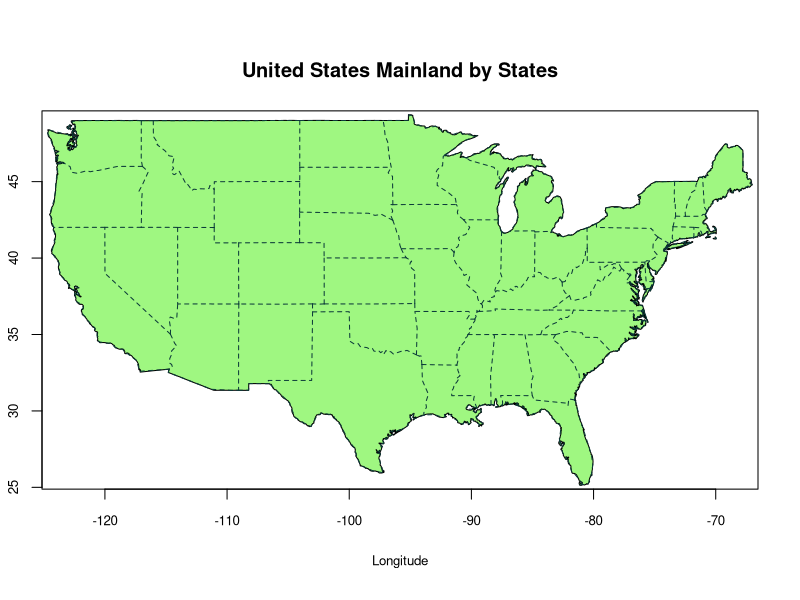
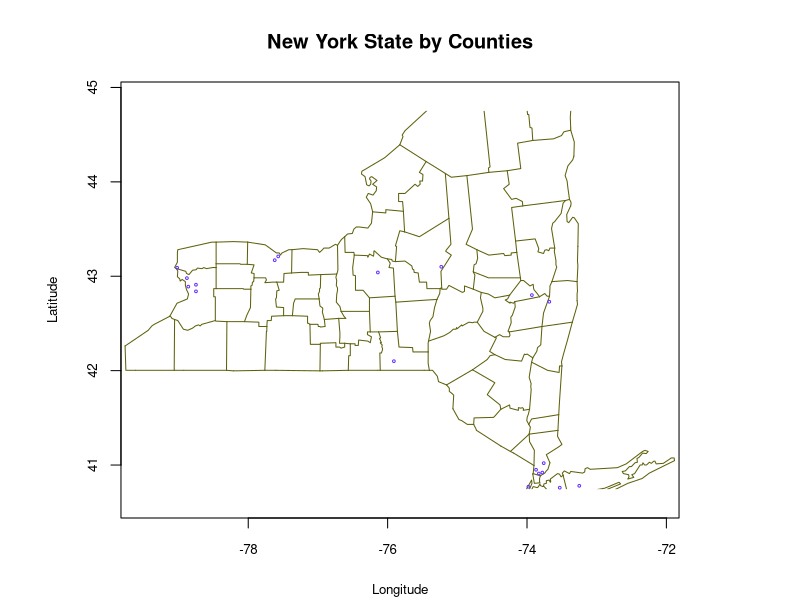
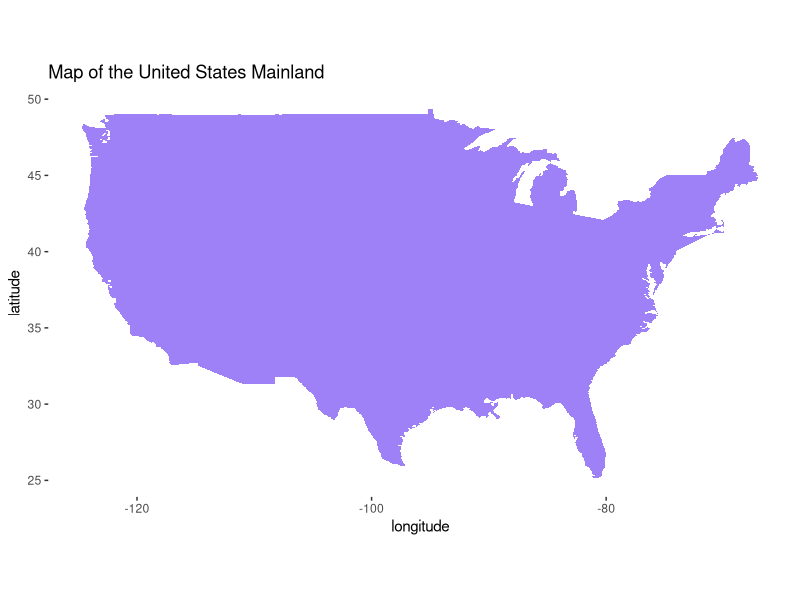
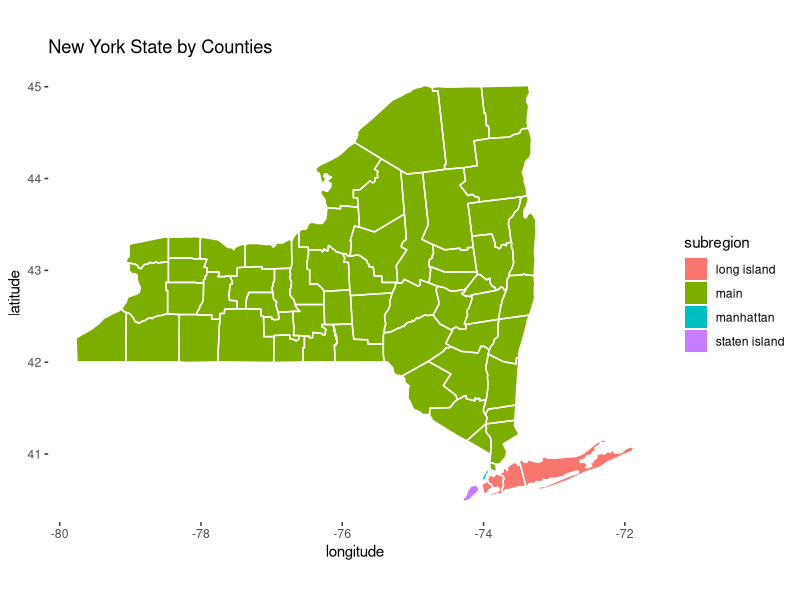
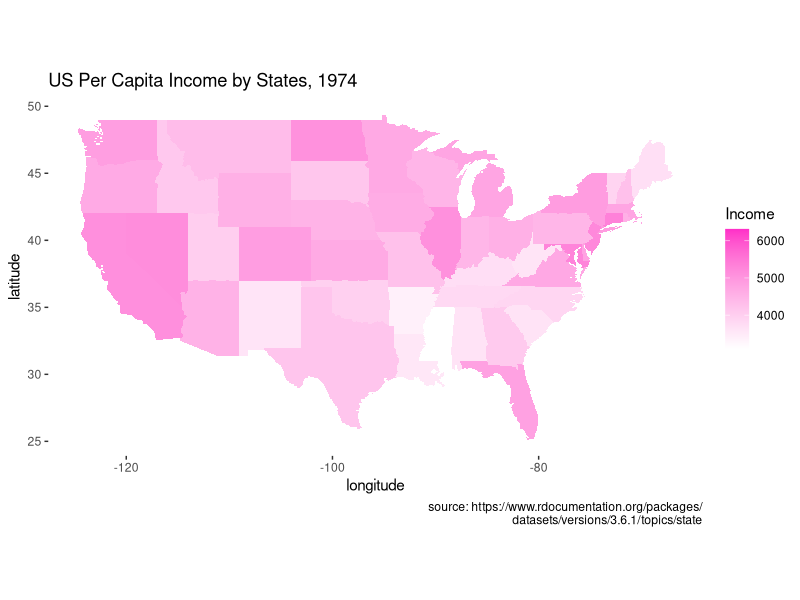
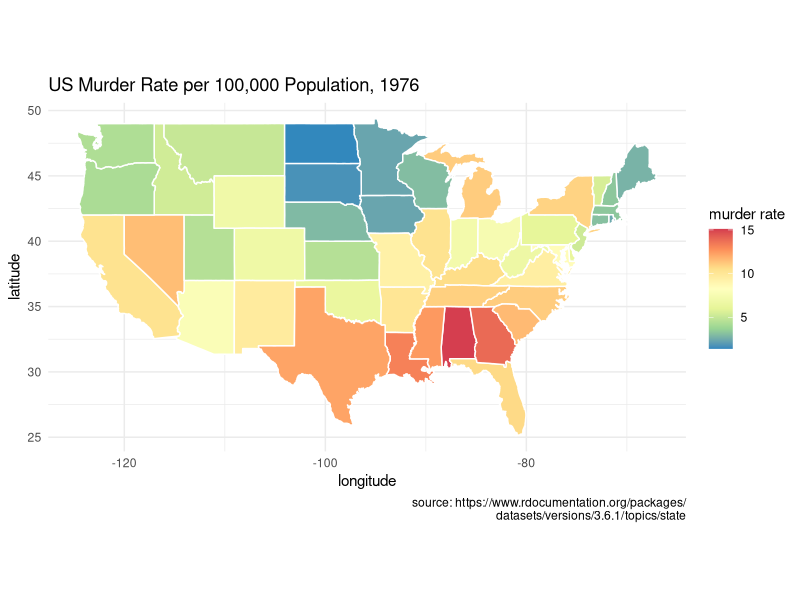

Generate these figures, in order, with R:
## ---- chunk 1
knitr::opts_chunk$set(echo = TRUE)
## ---- chunk 2
library(maps)
library(ggplot2)
## ---- chunk 3
maps::map("usa", col = "#9FF781", fill = TRUE)
map.axes(cex.axis=0.8) 
maps::map("state", lty = 2, add = TRUE, col = "#0B3B39") # map the state borderline to the US map
title(main = "United States Mainland by States", xlab = "Longitude", ylab = "Latitude",
      cex.lab = 0.8)
## ---- chunk 4
maps::map('county', region = 'new york', col = "#5E610B")
map.cities(us.cities, country="NY", col = "#642EFE", cex = 0.6) # map cities recorded in us.cities to NY State
map.axes(cex.axis=0.8) 
title(main = "New York State by Counties", xlab = "Longitude", ylab = "Latitude",
      cex.lab = 0.8)
## ---- chunk 5
usa <- map_data("usa")
class(usa)
head(usa)
## ---- chunk 6
ggplot() + geom_polygon(data = usa, aes(x=long, y = lat), fill = "#9F81F7") + 
  labs(title = "Map of the United States Mainland", x = "longitude", y = "latitude") +
  coord_fixed(1.3) +
  theme(panel.background = element_blank())
## ---- chunk 7
states <- map_data("state")
counties <- map_data("county")
NewYork <- subset(states, region == "new york")
head(NewYork)
ny_county <- subset(counties, region == "new york")
head(ny_county)
## ---- chunk 8
ggplot() + geom_polygon(data = NewYork, aes(x=long, y = lat, fill = subregion)) +
  geom_polygon(data = ny_county, aes(x=long, y = lat, group = group), color = "white", fill = NA) +
  labs(title = "New York State by Counties", x = "longitude", y = "latitude") +
  coord_fixed(1.3) +
  theme(panel.background = element_blank())
## ---- chunk 9
head(state.x77)
## ---- chunk 10
library(tidyverse)

df <- state.x77 %>% as.data.frame() %>% rownames_to_column("state")
df$state <- tolower(df$state)

ggplot(df, aes(map_id = state)) + geom_map(aes(fill = Income), map = states) +
  expand_limits(x = states$long, y = states$lat) +
  scale_fill_gradient(low = "white", high = "#FE2EC8") +
  labs(title = "US Per Capita Income by States, 1974", x = "longitude", y = "latitude",
       caption = "source: https://www.rdocumentation.org/packages/
       datasets/versions/3.6.1/topics/state") +
  coord_fixed(1.3) +
  theme(panel.background = element_blank())
## ---- chunk 11
ggplot(df, aes(map_id = state)) + geom_map(aes(fill = Murder), map = states, col = "white") +
  expand_limits(x = states$long, y = states$lat) +
  scale_fill_distiller(name = "murder rate", palette = "Spectral") +
  labs(title = "US Murder Rate per 100,000 Population, 1976", x = "longitude", y = "latitude",
       caption = "source: https://www.rdocumentation.org/packages/
       datasets/versions/3.6.1/topics/state") +
  coord_fixed(1.3) +
  theme_minimal()
